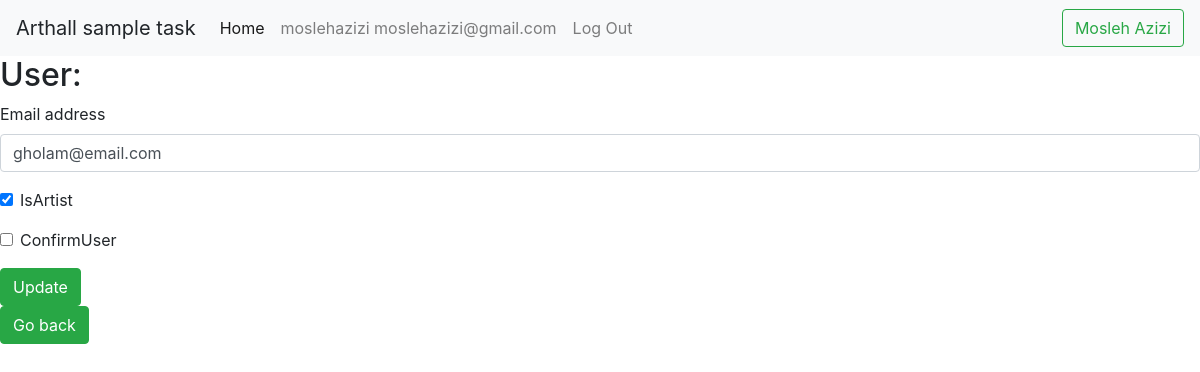
The app's page /user-update/3/update/ (signed in), older data.
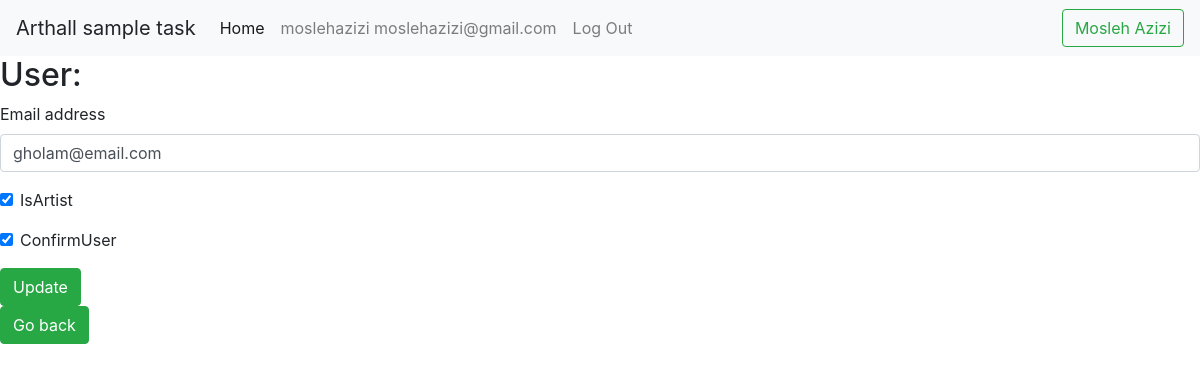
The same page, newer data.
### accounts/models.py (models this page shows, shortened)
class CustomUser(AbstractUser):
    IsArtist = models.BooleanField(default=True)
    ConfirmUser = models.BooleanField(default=False)

### pages/views.py (the view, shortened to what this page needs)
# urls.py: path('user-update/<int:pk>/update/', UserUpdateView.as_view(), name='user_update'),
class UserUpdateView(LoginRequiredMixin, UpdateView):
    model = CustomUser
    template_name = 'pages/user_update.html'
    fields = ('email', 'IsArtist', 'ConfirmUser',)

### templates/pages/user_update.html (shortened to what this page needs)
{% extends '_base.html' %}
{% load crispy_forms_tags %}
    {% block content %}
        <h2>User:</h2>
        <form method="post">
            {{ form|crispy }}
            <input type="submit" class="btn btn-success" value="Update"></br>
        </form>
        <a href="{{request.META.HTTP_REFERER}}" class='btn btn-success'>Go back</a>
    {% endblock content %}

Row changes from the older to the newer data that the page shows:
changed CustomUser "gholam@email.com": ConfirmUser "☐" → "☑"
